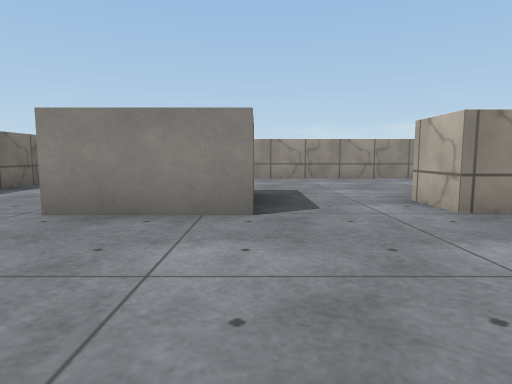
[1] (above)

24 first-person views from a walk through a scene from a Unity 3-D project. The camera is 0.55 m above the floor, tilts 6° down and sees 75° across. The floor is counted in squares, 1 m on a side. Each view is taken from the middle of a square. On the plan, view 1 faces up. The plan holds only what a view shows up to about 9 squares ahead; the rest is blank. The player is left out. Some animated figures are left out. Surface patterns are stand-ins for the level's own textures.

[2]
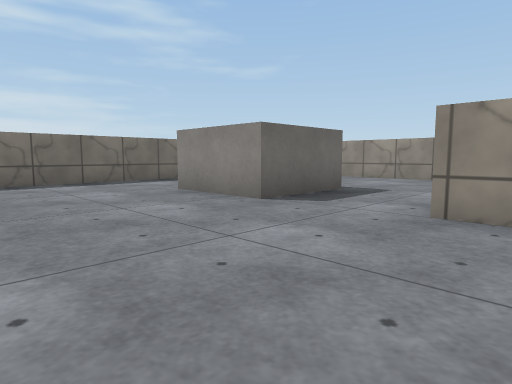

[3]
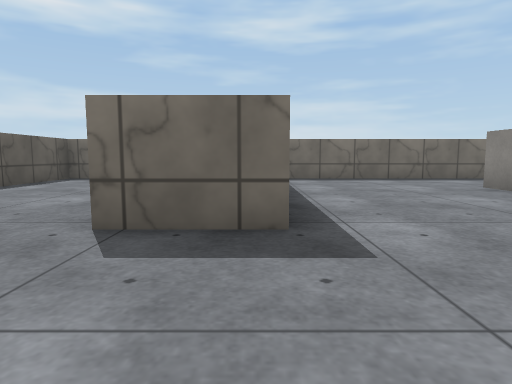

[4]
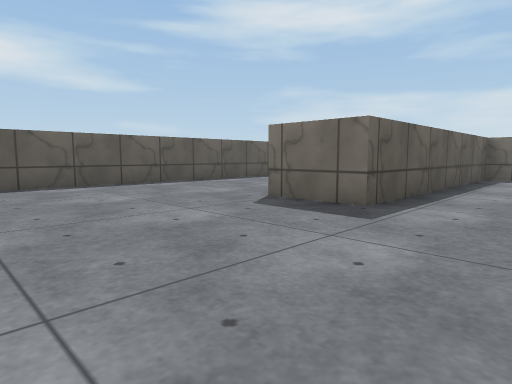

[5]
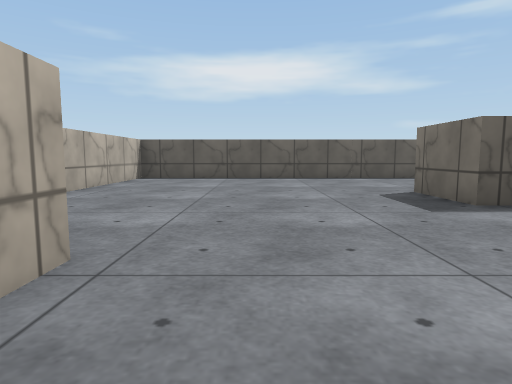

[6]
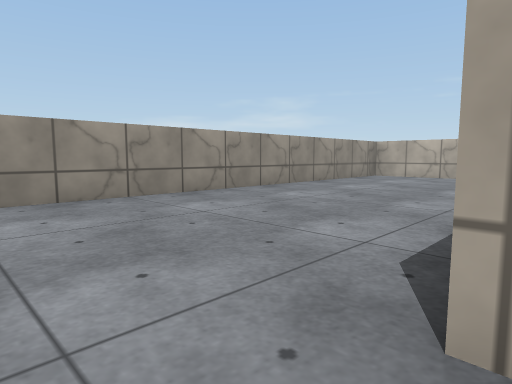

[7]
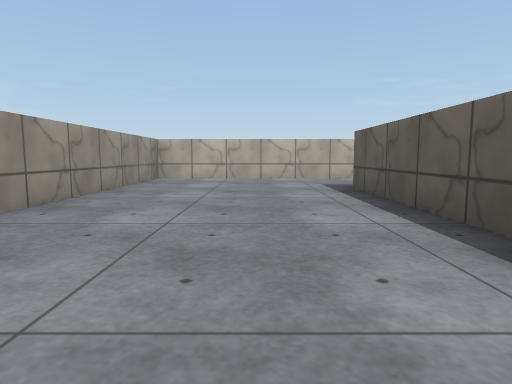

[8]
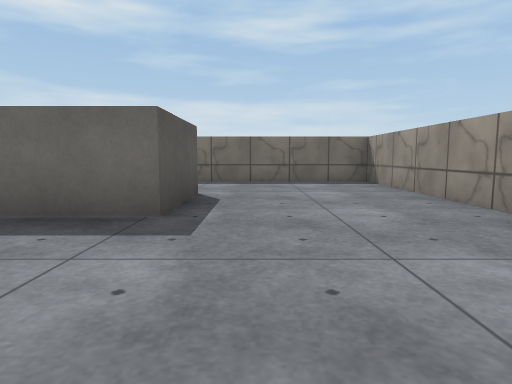

[9]
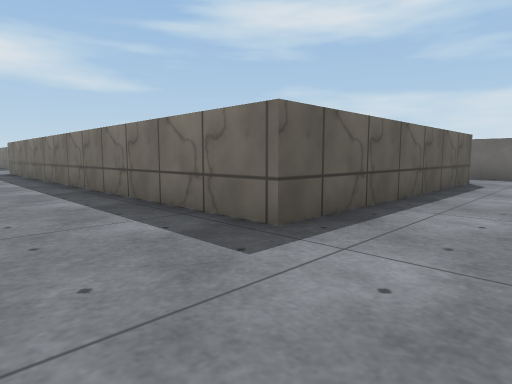

[10]
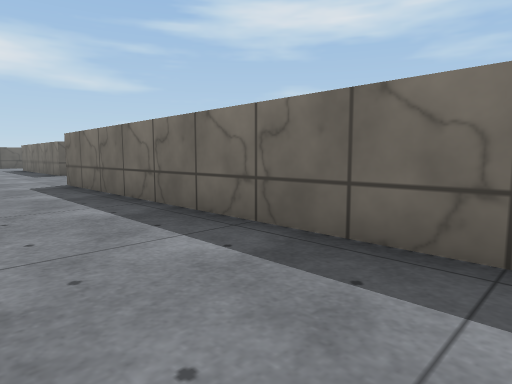

[11]
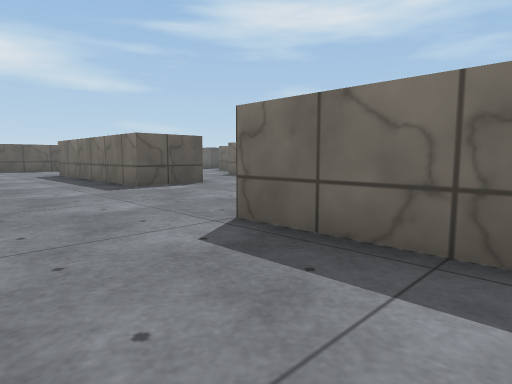

[12]
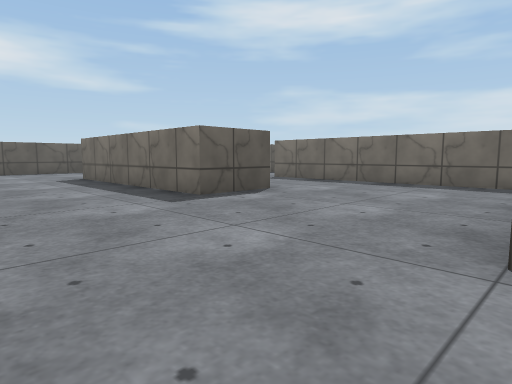

[13]
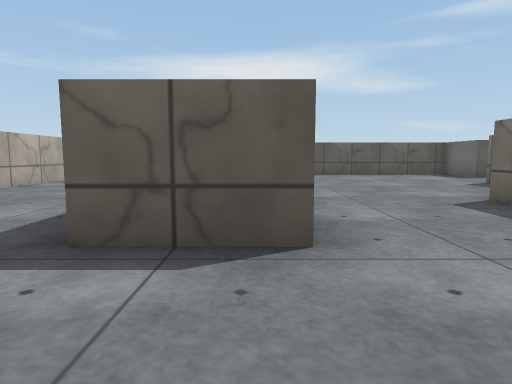

[14]
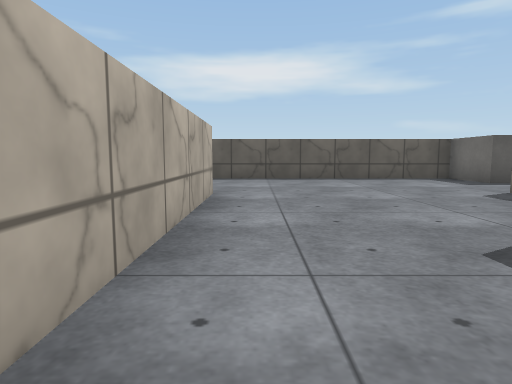

[15]
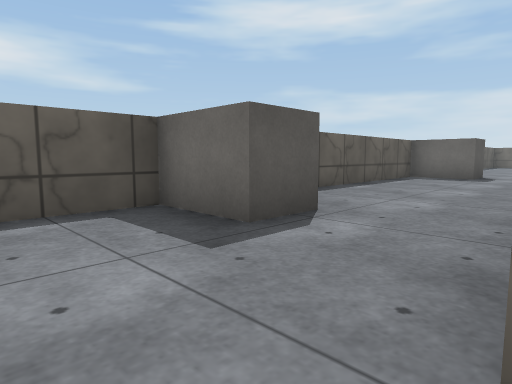

[16]
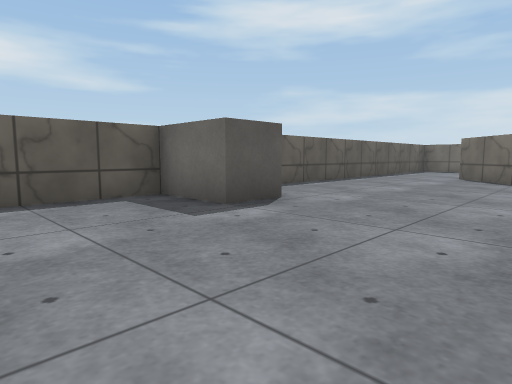

[17]
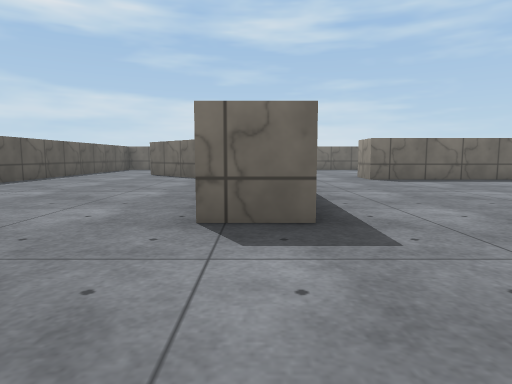

[18]
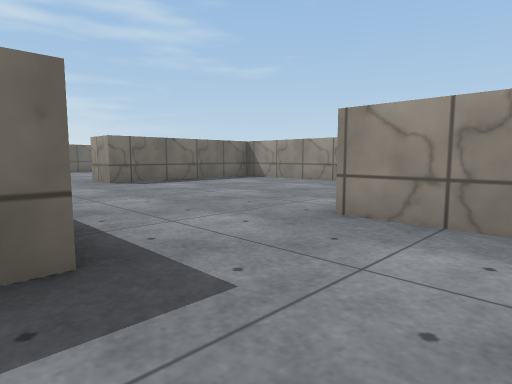

[19]
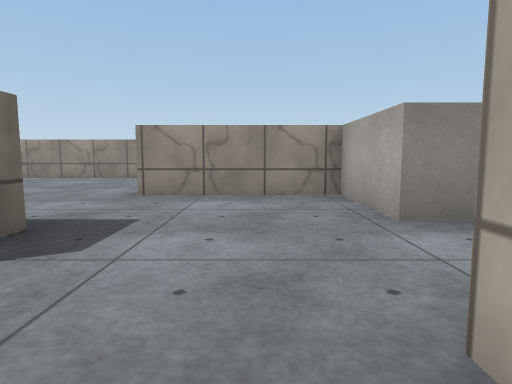

[20]
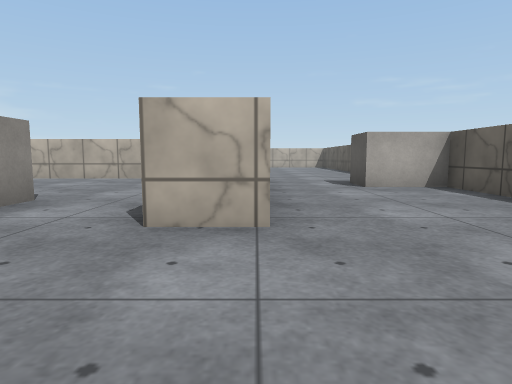

[21]
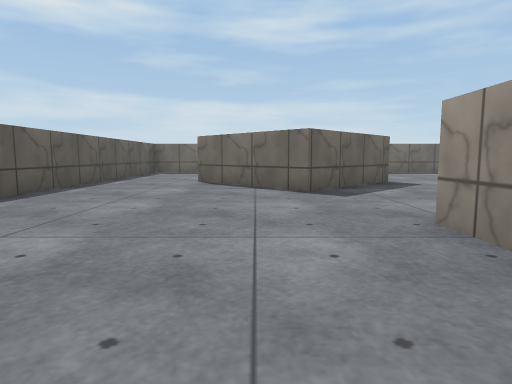

[22]
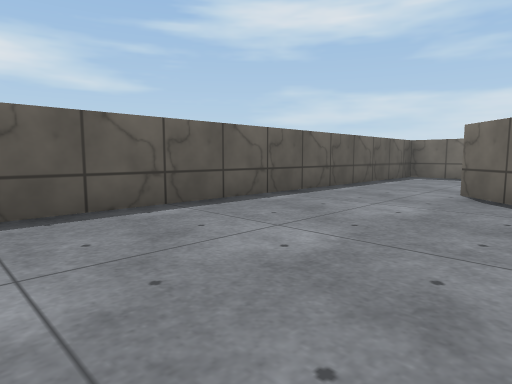

[23]
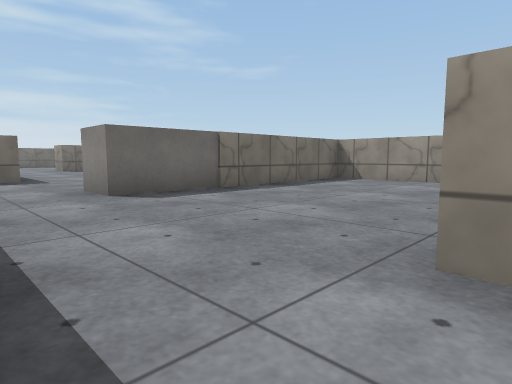

[24]
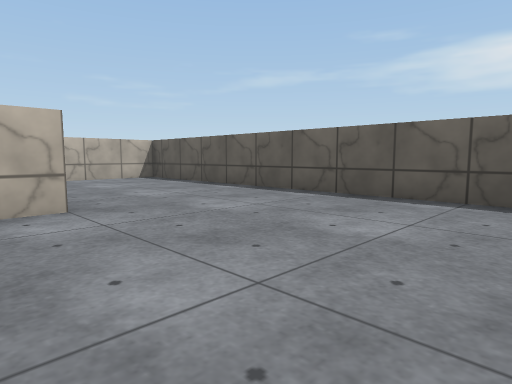

### Floor plan
Points are (right, up) in squares from view 1. A wall is a line through its corners. A room is listed if a view was taken in it or the views show most of it. See-through windows are left out.
Room 1 (views 1, 2, 3, 4, 5, 6, 7, 8, 9, 10, 11, 12)
walls: (2.6, 3.3) (2, 3.3) (2, 4.2) (8, 4.2) (8, -7.2); (5, 1.2) (5, 1.8); (10.5, 3.5) (10.5, 8.5) (-4.5, 8.5) (-4.5, -0.7) (1.5, -0.7) (1.5, -2.2); (-4.5, -5.1) (-4.5, -5.7) (7, -5.7) (7, -2.2)
ways out: opening at (9.5, -7.5) to room 2
objects: block (-2, 3) to (0, 5)
Room 2 (views 13, 14, 15, 19, 20, 21, 22, 23, 24)
walls: (-4.4, -16.1) (-4.4, -15); (-7.6, -19.5) (10.5, -19.5) (10.5, -14.8); (-8.9, -14.5) (-9.8, -14.5); (5.6, -16.1) (5.6, -11.8); (5.6, -11) (7.1, -11) (7.1, -16); (3, -7.9) (3, -13.4); (-8, -7.2) (-11.2, -7.2); (-14.5, -13) (-12.3, -15.2) (-14.5, -17.4); (-12.1, -7.8) (-12.1, -11.2) (-13.1, -11.2); (-18.5, -18.2) (-18.5, -19.5) (-9.4, -19.5)
ways out: opening at (9.5, -7.5) to room 1; opening at (-6, -13.5) to room 3; opening at (1, -14) to room 3; opening at (-14, -12.5)
objects: block (-8, -19) to (-8, -18); block (-1, -19) to (0, -18)
Room 3 (views 16, 17, 18)
walls: (1.5, -13.1) (1.5, -10.2); (-6.7, -13.4) (-6.7, -14.5); (-0.1, -7.2) (-2.7, -7.2) (-2.7, -11.2) (-6.8, -11.2)
ways out: opening at (-6, -13.5) to room 2; opening at (1, -14) to room 2
objects: block (-4, -13) to (-3, -12)

Positions as (right, up) in squares from view 1, and headings:
1: (0, 0), facing up
2: (3, 0), facing up-left
3: (4, -1), facing left
4: (5, 1), facing down-left
5: (4, 3), facing down
6: (1, 4), facing up-right
7: (2, 6), facing right
8: (3, 6), facing left
9: (10, 6), facing down-left
10: (10, 0), facing down-left
11: (10, -5), facing down-left
12: (10, -7), facing down-left
13: (6, -9), facing down
14: (5, -11), facing down
15: (2, -16), facing down-left
16: (-5, -15), facing down-left
17: (-4, -14), facing left
18: (-5, -14), facing up-left
19: (-5, -16), facing up
20: (-7, -16), facing right
21: (-7, -16), facing left
22: (-9, -16), facing down-left
23: (2, -15), facing up-left
24: (2, -15), facing down-right
